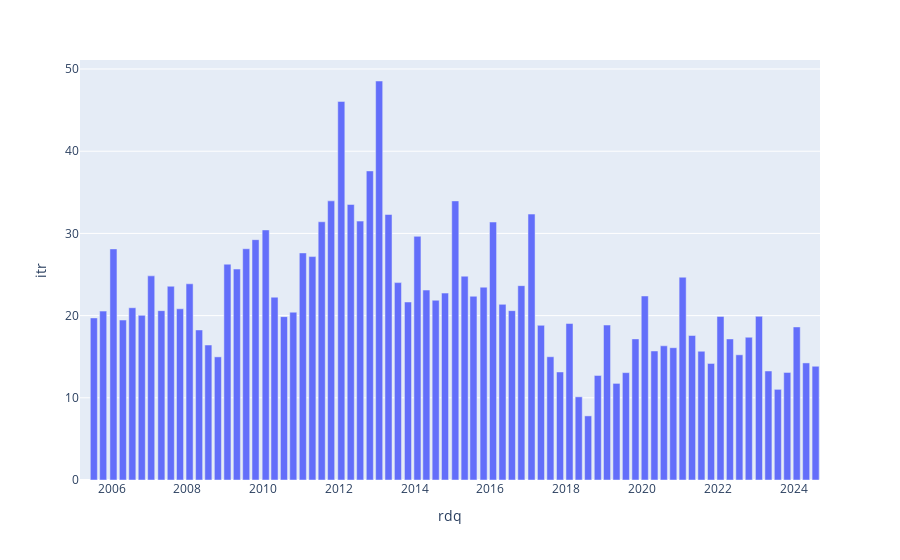

The notebook cell this image was saved under:
### Code cell
fig = px.bar(aapl_df, x='rdq', y='itr')
fig.show()
